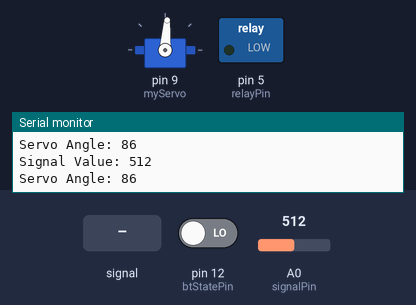
A sketch run on a simulated Arduino Uno, built with avr-gcc and run on an emulated ATmega328P. On the bench: servo, switched loads named in the sketch (green lamp = pin HIGH), the last lines printed to the serial monitor. Inputs (shaded band) come from the test bench; at power-on: A0 (signalPin) = 512, pin 12 (btStatePin) LOW.

Above: at 1.2 s.
1.3 s: A0 (signalPin) fed a 200 Hz sine of ±81 counts around its level
At 1.52 s:
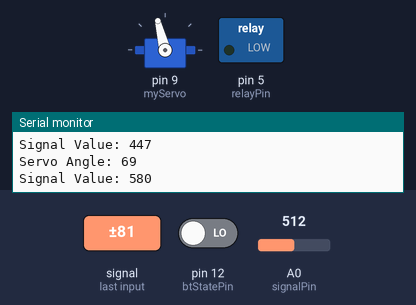
4.3 s: A0 (signalPin) set to 716
At 4.7 s:
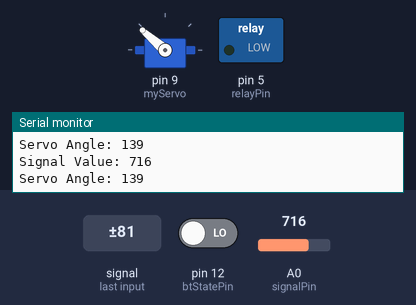
5.8 s: A0 (signalPin) fed a 1000 Hz sine of ±255 counts around its level
At 6.63 s:
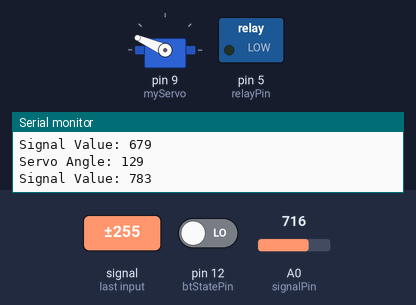
8.8 s: A0 (signalPin) set to 306
10.3 s: A0 (signalPin) fed a 2 Hz sine of ±306 counts around its level
At 11.03 s:
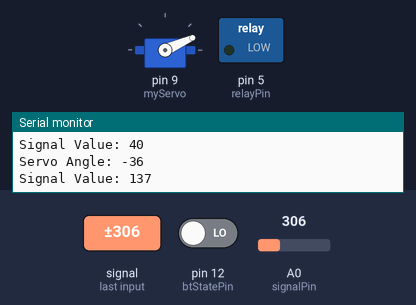
13.3 s: A0 (signalPin) fed a 50 Hz sine of ±306 counts around its level
Timing chart, 0 to 17.3 s (numbered marks = the images above; inputs shaded):
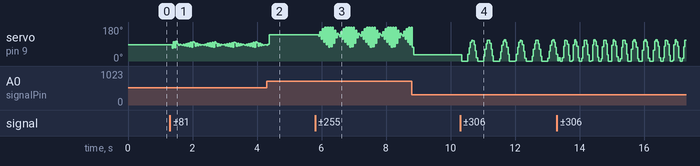

The sketch:

pluseBMP.ino
```cpp
#include <Servo.h>
#include <SoftwareSerial.h>

// Define pin connections
const int relayPin = 5; // Relay pin
const int signalPin = A0; // Potentiometer pin
const int rxPin = 3; // HC-05 RX pin
const int txPin = 4; // HC-05 TX pin
const int btStatePin = 12; // Bluetooth state pin
const int ledRxPin = 6; // LED board RX pin
const int ledTxPin = 7; // LED board TX pin

Servo myServo; // Servo object
SoftwareSerial BTSerial(rxPin, txPin); // HC-05 Bluetooth module
SoftwareSerial LEDSerial(ledRxPin, ledTxPin); // LED board

bool isConnected = false; // Bluetooth connection status
bool isRelayOn = false; // Relay status

void setup() {
  pinMode(relayPin, OUTPUT);
  digitalWrite(relayPin, LOW); // Start with relay off

  pinMode(signalPin, INPUT);
  pinMode(btStatePin, INPUT);

  Serial.begin(9600); // Start serial communication with monitor
  BTSerial.begin(9600); // Start HC-05 communication
  LEDSerial.begin(9600); // Start LED board communication

  myServo.attach(9); // Attach servo to pin 9

  LEDSerial.println("DISCONNECTED"); // Initial LED state
}

void loop() {
  readPotentiometerAndControlServo();
  checkBluetoothAndControlRelayAndLED();
}

// Function to read potentiometer and control servo
void readPotentiometerAndControlServo() {
  int signalValue = analogRead(signalPin); // Read potentiometer value
  int servoAngle = map(signalValue, 179, 872, 0, 180); // Map value to servo angle

  Serial.print("Signal Value: ");
  Serial.println(signalValue);
  Serial.print("Servo Angle: ");
  Serial.println(servoAngle);

  myServo.write(servoAngle); // Set servo angle
}

// Function to check Bluetooth state and control relay and LED
void checkBluetoothAndControlRelayAndLED() {
  bool currentBtState = digitalRead(btStatePin) == HIGH;

  if (currentBtState && !isConnected) {
    LEDSerial.println("CONNECTED");
    isConnected = true;
    isRelayOn = false; // Reset relay status when connected
  } else if (!currentBtState && isConnected) {
    LEDSerial.println("DISCONNECTED");
    isConnected = false;
    digitalWrite(relayPin, LOW); // Turn off relay
  }

  if (isConnected && BTSerial.available()) {
    String data = BTSerial.readStringUntil('\n'); // Read data from HC-05
    Serial.println("Received from HC-05: " + data);
    if (data.indexOf("mama") != -1 && !isRelayOn) {
      digitalWrite(relayPin, HIGH); // Turn on relay
      LEDSerial.println("RELAY_ON"); // Notify LED board
      isRelayOn = true;
    }
  }
}
```
